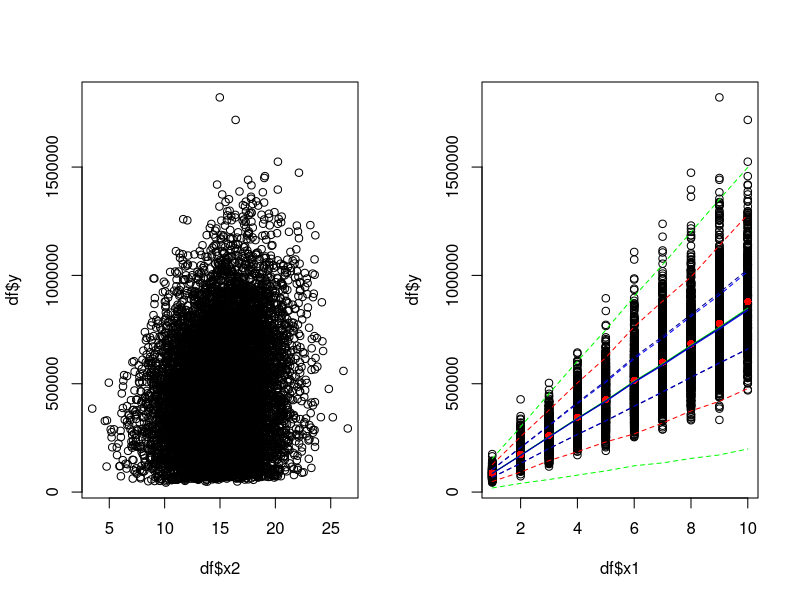

Source code (R):
########################################################################################
# script to demonstrate why FAA predictions should be done on pre-aggregated data ######
########################################################################################

# simulated relationship
inter <- 10
a <- 1
b <- 0.5
sd <- 0.2
n <- 10000

# training set (pelletier)
set.seed(123)
x1 <- round(runif(n,1,10),0)
x2 <- round(rnorm(n,15,3),2)
y <- exp(inter+a*log(x1)+b*log(x2)+rnorm(n,0,sd))

df <- data.frame(y=y,x1=x1,x2=x2)

par(mfrow=c(1,2))
plot(df$y~df$x2)
plot(df$y~df$x1)

# fit model
m <- lm(log(y)~log(x1)+log(x2),data=df)
coef(m)

# predictions on (bio) data
df2 <- df
df2$y <-NULL

# the following things are NOT the same: 
# 0) true values
t0 <- tapply(y,x1,mean) 
points(t0,pch=16,col='red')

t0l <- t0 -2*tapply(y,x1,sd) 
t0u <- t0 +2*tapply(y,x1,sd) 
lines(t0l,lty='dashed',col='red')
lines(t0u,lty='dashed',col='red')

# 1) option 1 (predict on pre-aggregated data)
t1 <- exp(predict(m,data.frame(x1=sort(unique(df2$x1)),x2=tapply(df2$x2,df2$x1,mean)))) 
lines(t1,col='green')

t1l <- t1 - exp(predict(m,data.frame(x1=sort(unique(df2$x1)),x2=tapply(df2$x2,df2$x1,mean)-2*tapply(df2$x2,df2$x1,sd)))) # can't really do that...
t1u <- t1 + exp(predict(m,data.frame(x1=sort(unique(df2$x1)),x2=tapply(df2$x2,df2$x1,mean)-2*tapply(df2$x2,df2$x1,sd)))) 
lines(t1l,col='green',lty='dashed') # will overestimate the lower bound. see shrinkage!
lines(t1u,col='green',lty='dashed')

# 2) option 2 (predicted and then aggregate)
# model predicts the average on a lognormal distribution or hat(log(y)). Here you subsequently assume a normal one...
df2$logpred <- predict(m,df2)
df2$logpred.sd <- predict(m,df2,se.fit = TRUE)$se.fit
t2 <- exp(tapply(df2$logpred,x1,mean))
lines(t2,col='blue')

t2l <- t2 - 2*tapply(exp(df2$logpred),x1,sd) # INCORRECT. Demo.
t2u <- t2 + 2*tapply(exp(df2$logpred),x1,sd)
lines(t2l,col='blue',lty='dashed')  
lines(t2u,col='blue',lty='dashed')

# 3) option 3: option 2 with correction for tansformation to normal (better).
sd <- tapply(df2$logpred,x1,sd)
t3 <- exp(tapply(df2$logpred,x1,mean)+sd^2/2)
lines(t3,col='darkblue')

sd <- sqrt(t3^2*(exp(tapply(df2$logpred,x1,sd)^2)-1)) # https://stats.stackexchange.com/questions/241187/calculating-standard-deviation-after-log-transformation
t3l <- t3 - 2*sd
t3u <- t3 + 2*sd
lines(t3l,col='darkblue',lty='dashed')  
lines(t3u,col='darkblue',lty='dashed')


# average error across all age classes
round(mean(abs(t0-t1)*100/t0),2)
round(mean(abs(t0-t2)*100/t0),2)
round(mean(abs(t0-t3)*100/t0),2)

